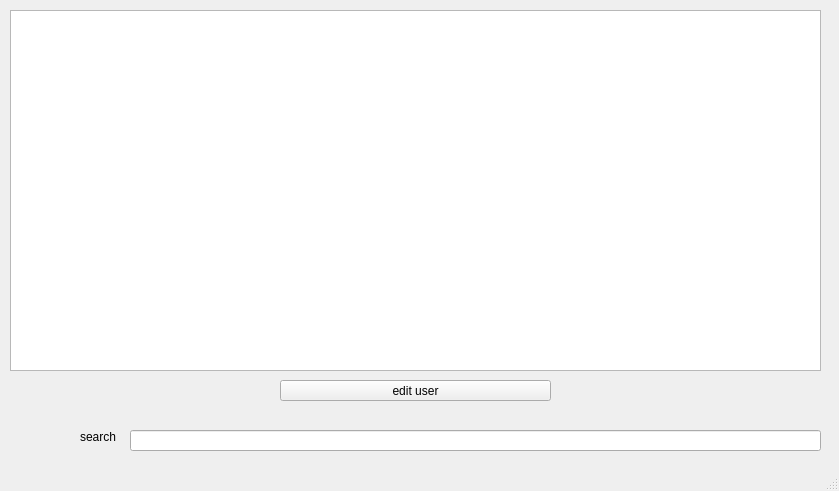
<?xml version="1.0" encoding="UTF-8"?>
<ui version="4.0">
 <class>Party_work</class>
 <widget class="QMainWindow" name="Party_work">
  <property name="geometry">
   <rect>
    <x>0</x>
    <y>0</y>
    <width>839</width>
    <height>491</height>
   </rect>
  </property>
  <property name="windowTitle">
   <string>Party_work</string>
  </property>
  <widget class="QWidget" name="centralWidget">
   <widget class="QPushButton" name="edit_button">
    <property name="geometry">
     <rect>
      <x>280</x>
      <y>380</y>
      <width>271</width>
      <height>21</height>
     </rect>
    </property>
    <property name="text">
     <string>edit user</string>
    </property>
   </widget>
   <widget class="QLabel" name="label">
    <property name="geometry">
     <rect>
      <x>80</x>
      <y>430</y>
      <width>47</width>
      <height>13</height>
     </rect>
    </property>
    <property name="text">
     <string>search</string>
    </property>
   </widget>
   <widget class="QTableView" name="tableDB">
    <property name="geometry">
     <rect>
      <x>10</x>
      <y>10</y>
      <width>811</width>
      <height>361</height>
     </rect>
    </property>
   </widget>
   <widget class="QLineEdit" name="lineEdit">
    <property name="geometry">
     <rect>
      <x>130</x>
      <y>430</y>
      <width>691</width>
      <height>21</height>
     </rect>
    </property>
   </widget>
  </widget>
  <widget class="QStatusBar" name="statusBar"/>
 </widget>
 <layoutdefault spacing="6" margin="11"/>
 <resources/>
 <connections/>
</ui>
